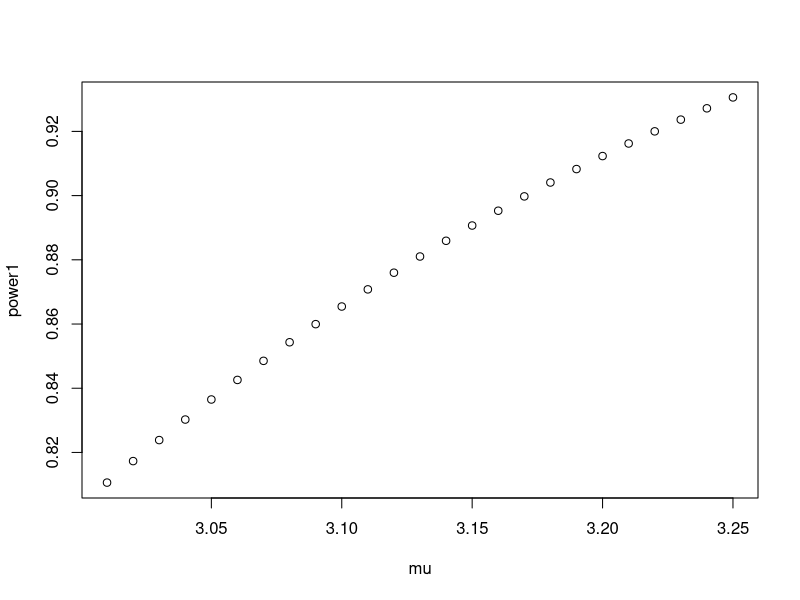
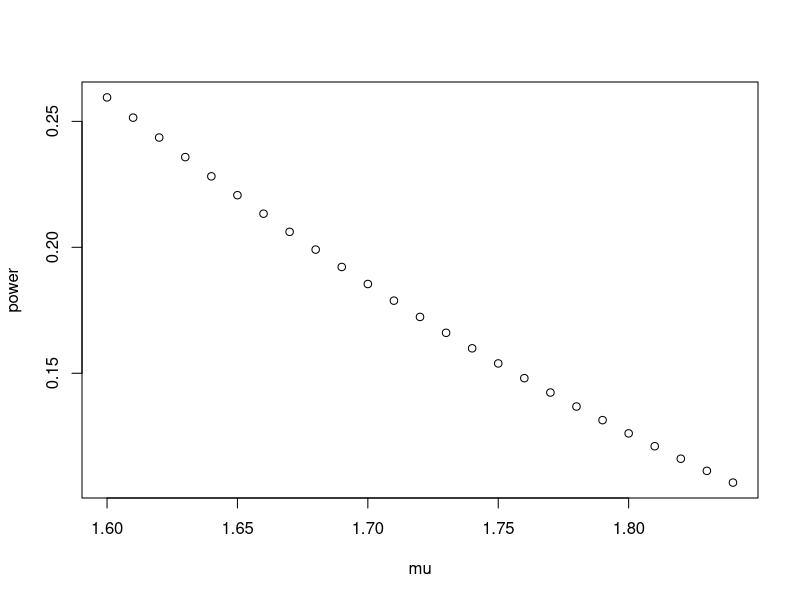

Write the R code that produced these figures, in order.
#Programming in R for case 1
sigma=2
sigma
n=25
n
sd=sigma/sqrt(n)
sd
k1=qnorm(0.95,2,sd)
k1
mu=c(3.01,3.02,3.03,3.04,3.05,3.06,3.07,3.08,3.09,3.10,3.11,3.12,3.13,3.14,3.15,3.16,3.17,3.18,3.19,3.20,3.21,3.22,3.23,3.24,3.25)
mu
power=mat.or.vec(25,1)
power
power1=mat.or.vec(25,1)
power1
for(i in 1:25){
  power[i]=pnorm(k1,mu[i],sd)
  power
  power1[i]=1-power[i]} 
power1
plot(mu,power1)

#Programming in R for case 2
sigma=2
sigma
n=25
n
sd=sigma/sqrt(n)
sd
k2=qnorm(0.05,2,sd)
k2
mu=c(1.60,1.61,1.62,1.63,1.64,1.65,1.66,1.67,1.68,1.69,1.70,1.71,1.72,1.73,1.74,1.75,1.76,1.77,1.78,1.79,1.80,1.81,1.82,1.83,1.84)
mu
power=mat.or.vec(25,1)
power
for(i in 1:25){
  power[i]=pnorm(k2,mu[i],sd)}
power
plot(mu,power)


